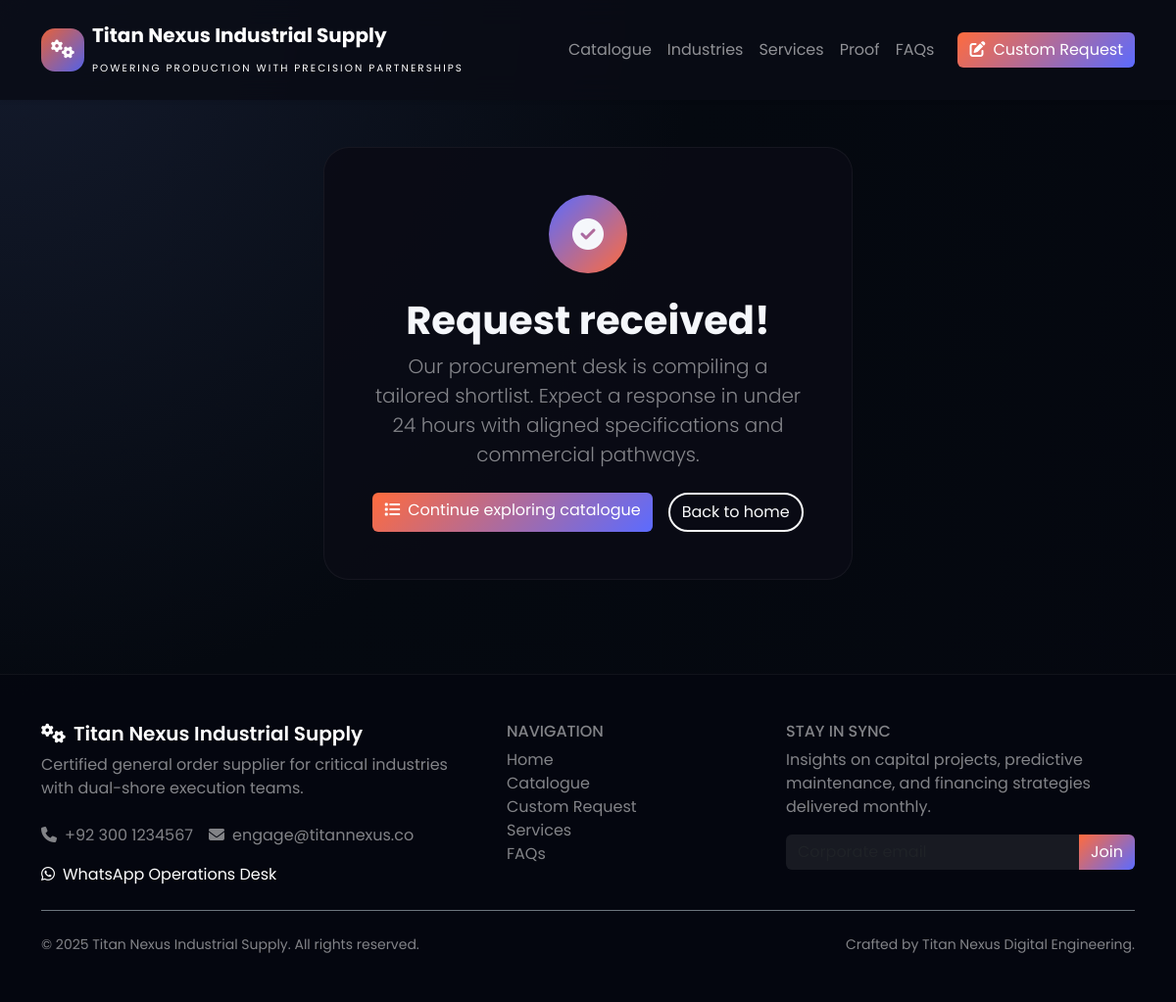
Screenshot of /request/thanks/ with the database file from the repository.
### portal/models.py (models this page shows, shortened)
class SingletonModel(models.Model):
    class Meta:
        abstract = True
    @classmethod
    def load(cls):
        obj, _ = cls.objects.get_or_create(pk=1)
        return obj

class SiteSettings(SingletonModel):
    business_name = models.CharField(max_length=120, default='Titan Nexus Industrial Supply')
    tagline = models.CharField(max_length=160, blank=True, default='Powering production with precision partnerships.')
    hero_title = models.CharField(max_length=200, default='Heavy Machinery, Delivered with Intelligence')
    hero_subtitle = models.TextField(blank=True, default='From turnkey fabrication lines to bespoke automation, we orchestrate the machinery supply chain for world-class manufacturers.')
    primary_cta_label = models.CharField(max_length=80, default='Explore Catalogue')
    primary_cta_link = models.CharField(max_length=200, default='/catalogue/')
    secondary_cta_label = models.CharField(max_length=80, blank=True, default='Request Custom Build')
    secondary_cta_link = models.CharField(max_length=200, blank=True, default='/custom-request/')
    hero_background = models.ImageField(upload_to='hero/', blank=True, null=True)
    about_title = models.CharField(max_length=150, default='Engineering Procurement Reinvented')
    about_body = models.TextField(blank=True)
    experience_highlight = models.CharField(max_length=255, blank=True, default='Global supplier network across 18 countries with ISO-compliant partner factories.')
    experience_years = models.PositiveIntegerField(default=18)
    machines_deployed = models.PositiveIntegerField(default=450)
    uptime_commitment = models.CharField(max_length=120, default='99.2% fleet uptime guarantee')
    response_time = models.CharField(max_length=120, default='Quote turnaround in under 24 hours')
    contact_email = models.EmailField(blank=True)
    contact_phone = models.CharField(max_length=50, blank=True)
    whatsapp_link = models.URLField(blank=True)
    operation_regions = models.CharField(max_length=180, blank=True, help_text='Comma separated list of primary regions served.')
    support_hours = models.CharField(max_length=120, blank=True, default='Global support 24/7')
    newsletter_blurb = models.CharField(max_length=255, blank=True)
    promo_video_url = models.URLField(blank=True)
    footer_statement = models.CharField(max_length=200, blank=True, default='Certified general order supplier serving heavy industry since 2006.')
    created_at = models.DateTimeField(auto_now_add=True)
    updated_at = models.DateTimeField(auto_now=True)
    class Meta:
        verbose_name = 'Site settings'

### portal/views.py (the view)
# urls.py: path('request/thanks/', views.RequestThankYouView.as_view(), name='request_thanks'),
class RequestThankYouView(TemplateView):
    template_name = 'portal/request_thanks.html'
    def get_context_data(self, **kwargs):
        context = super().get_context_data(**kwargs)
        context['settings'] = SiteSettings.load()
        return context

### templates/portal/request_thanks.html (shortened to what this page needs)
{% extends 'base.html' %}
{% block body %}
{% include 'includes/navbar.html' %}
<section class="thanks-section py-5">
    <div class="container text-center">
        <div class="thanks-card mx-auto">
            <div class="icon-circle mb-4"><i class="fa-solid fa-circle-check"></i></div>
            <h1 class="fw-bold">Request received!</h1>
            <p class="lead text-white-50">Our procurement desk is compiling a tailored shortlist. Expect a response in under 24 hours with aligned specifications and commercial pathways.</p>
            <div class="mt-4 d-flex flex-wrap justify-content-center gap-3">
                <a class="btn btn-gradient" href="{% url 'portal:machine_list' %}"><i class="fa-solid fa-list me-2"></i>Continue exploring catalogue</a>
                <a class="btn btn-outline-light" href="/">Back to home</a>
            </div>
        </div>
    </div>
</section>
{% include 'includes/footer.html' %}
{% endblock %}

### templates/includes/navbar.html (shortened to what this page needs)
<nav class="navbar navbar-expand-lg navbar-dark tnx-navbar shadow-sm py-3">
    <div class="container">
        <a class="navbar-brand d-flex align-items-center" href="/">
            <span class="logo-mark me-2">
                <i class="fa-solid fa-gears"></i>
            </span>
            <div>
                <span class="fw-bold">{{ settings.business_name }}</span><br>
                <small class="tagline text-uppercase">{{ settings.tagline }}</small>
            </div>
        </a>
        <div class="collapse navbar-collapse" id="mainNavbar">
            <ul class="navbar-nav ms-auto mb-2 mb-lg-0 align-items-lg-center">
                <li class="nav-item"><a class="nav-link" href="/#featured">Catalogue</a></li>
                <li class="nav-item"><a class="nav-link" href="/#industries">Industries</a></li>
                <li class="nav-item"><a class="nav-link" href="/#services">Services</a></li>
                <li class="nav-item"><a class="nav-link" href="/#testimonials">Proof</a></li>
                <li class="nav-item"><a class="nav-link" href="/#faqs">FAQs</a></li>
                <li class="nav-item ms-lg-3 mt-3 mt-lg-0">
                    <a class="btn btn-gradient" href="{% url 'portal:custom_request' %}"><i class="fa-solid fa-pen-to-square me-2"></i>Custom Request</a>
                </li>
            </ul>
        </div>
    </div>
</nav>

### templates/includes/footer.html
<footer class="tnx-footer py-5 mt-5">
    <div class="container">
        <div class="row gy-4">
            <div class="col-md-5">
                <h5 class="fw-semibold text-white d-flex align-items-center"><span class="logo-mark me-2"><i class="fa-solid fa-gears"></i></span>{{ settings.business_name }}</h5>
                <p class="text-white-50 mb-4">{{ settings.footer_statement }}</p>
                <div class="d-flex gap-3 text-white-50">
                    {% if settings.contact_phone %}<span><i class="fa-solid fa-phone me-2"></i>{{ settings.contact_phone }}</span>{% endif %}
                    {% if settings.contact_email %}<span><i class="fa-solid fa-envelope me-2"></i>{{ settings.contact_email }}</span>{% endif %}
                </div>
                {% if settings.whatsapp_link %}
                <div class="mt-3">
                    <a class="text-white" href="{{ settings.whatsapp_link }}" target="_blank" rel="noopener"><i class="fa-brands fa-whatsapp me-2"></i>WhatsApp Operations Desk</a>
                </div>
                {% endif %}
            </div>
            <div class="col-md-3">
                <h6 class="text-uppercase text-white-50">Navigation</h6>
                <ul class="list-unstyled text-white-50">
                    <li><a class="text-white-50" href="/">Home</a></li>
                    <li><a class="text-white-50" href="{% url 'portal:machine_list' %}">Catalogue</a></li>
                    <li><a class="text-white-50" href="{% url 'portal:custom_request' %}">Custom Request</a></li>
                    <li><a class="text-white-50" href="/#services">Services</a></li>
                    <li><a class="text-white-50" href="/#faqs">FAQs</a></li>
                </ul>
            </div>
            <div class="col-md-4">
                <h6 class="text-uppercase text-white-50">Stay in sync</h6>
                <p class="text-white-50">{{ settings.newsletter_blurb|default:'Get monthly insights on sourcing automation, uptime engineering, and capital procurement best practices.' }}</p>
                <form class="newsletter-form" action="#" method="post" onsubmit="event.preventDefault(); alert('Subscribed! Our team will get in touch shortly.');">
                    <div class="input-group">
                        <input type="email" class="form-control" placeholder="Corporate email" required>
                        <button class="btn btn-gradient" type="submit">Join</button>
                    </div>
                </form>
            </div>
        </div>
        <div class="border-top border-secondary mt-4 pt-4 d-flex flex-column flex-md-row justify-content-between align-items-center text-white-50 small">
            <span>© <span data-current-year></span> {{ settings.business_name }}. All rights reserved.</span>
            <span>Crafted by Titan Nexus Digital Engineering.</span>
        </div>
    </div>
</footer>

### static/css/main.css (style rules this page uses)
body { font-family: 'Poppins', 'Montserrat', sans-serif; background: radial-gradient(circle at top left, #141b2d 0%, #050910 45%, #05070f 100%); color: #f5f7fb; min-height: 100vh; }
a { text-decoration: none; }
.btn-gradient { background: linear-gradient(135deg, #ff6b3d, #5b6bff); color: #fff; border: none; transition: transform 0.2s ease, box-shadow 0.2s ease; }
.btn-outline-light { border-radius: 999px; border-width: 2px; }
.tnx-navbar { background: rgba(10, 12, 22, 0.85); backdrop-filter: blur(14px); position: sticky; top: 0; z-index: 999; }
.tnx-navbar .logo-mark { width: 44px; height: 44px; border-radius: 14px; display: inline-flex; align-items: center; justify-content: center; background: linear-gradient(135deg, rgba(255, 107, 61, 0.9), rgba(91, 107, 255, 0.9)); color: #fff; font-size: 1.2rem; }
.tnx-navbar .tagline { letter-spacing: 0.2em; font-size: 0.65rem; }
.tnx-footer { background: rgba(5, 7, 15, 0.95); border-top: 1px solid rgba(255, 255, 255, 0.05); }
.newsletter-form .form-control { background: rgba(255, 255, 255, 0.08); border: none; color: #fff; }
.thanks-section .thanks-card { max-width: 540px; background: rgba(10, 12, 22, 0.9); padding: 3rem; border-radius: 26px; border: 1px solid rgba(255, 255, 255, 0.05); }
.thanks-section .icon-circle { width: 80px; height: 80px; border-radius: 50%; background: linear-gradient(135deg, #5b6bff, #ff6b3d); display: inline-flex; align-items: center; justify-content: center; font-size: 2rem; }

### rows the page displays
SiteSettings: business_name "Titan Nexus Industrial Supply", tagline "POWERING PRODUCTION WITH PRECISION PARTNERSHIPS", footer_statement "Certified general order supplier for critical industries with dual-shore execution teams.", contact_phone "+92 300 1234567", contact_email "engage@titannexus.co", newsletter_blurb "Insights on capital projects, predictive maintenance, and financing strategies delivered monthly."
